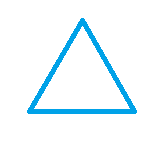
#> input picture Lab 2 (Chain Code histogram with Machine learning)/images/triangle-hollow.png, 163 x 147 px
$ jupyter execute --allow-errors lab2.ipynb   (shell and % lines are left out)
#> lines starting #> are read from the running program, lines starting #| are printed output that depends on the picture; after the words box and inside, x2 and y2 are one past the last pixel; in counts of white or black regions, pixels touching at a corner belong together; long printed decimals are rounded
#> in imread, img is the input picture: shape (147, 163, 3); mean B, G, R 253.5, 248.9, 238.4
[cell 1]
import cv2
import matplotlib.pyplot as plt

# Helper functions

- `imread`: Read an image from `img_path` and convert it to RGB
- `imshow`: Display the given `img` (`figsize` is optional figure size)
- `rgb2bin`: Convert the given RGB image `img_rgb` to binary
- `find_best_contour`: Find and return the largest contour in the image

[cell 2]
def imread(img_path):
    img = cv2.imread(img_path)
    img = cv2.cvtColor(img, cv2.COLOR_BGR2RGB)
    return img

def imshow(img, figsize=(5, 5)):
    plt.figure(figsize=figsize)
    plt.imshow(img, cmap='gray')
    plt.show()

def rgb2bin(img_rgb):
    img_gray = cv2.cvtColor(img_rgb, cv2.COLOR_RGB2GRAY)
    t, img_bin = cv2.threshold(
        img_gray, 0, 255, cv2.THRESH_OTSU|cv2.THRESH_BINARY_INV
    )
    return img_bin

def find_best_contour(img_rgb):
    img_bin = rgb2bin(img_rgb)
#> in rgb2bin, `img_gray = cv2.cvtColor(img_rgb, cv2.COLOR_RGB2GRAY)`:
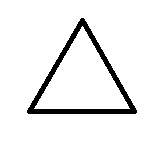
#> img_gray: shape (147, 163); values 122 (black) and 255 (white), 93.5% white; 1 black region, box (x1, y1, x2, y2) and area: (27, 18, 137, 114) 1562
#> in rgb2bin, `t, img_bin = cv2.threshold( img_gray, 0, 255, cv2.THRESH_OTSU|cv2.THRE..`: img_bin: shape (147, 163); 6.5% white; 1 white region
#> in rgb2bin, `t, img_bin = cv2.threshold( img_gray, 0, 255, cv2.THRESH_OTSU|cv2.THRE..`: t = 122
    contours, h = cv2.findContours(
        img_bin, cv2.RETR_EXTERNAL, cv2.CHAIN_APPROX_NONE
    )
#> contours = 1 contour; box (x1, y1, x2, y2) and area: (27, 18, 137, 114) 5436; h = [[-1, -1, -1, -1]]
    best_contour = max(contours, key=cv2.contourArea)
#> best_contour = contour of 299 points, box (x1, y1, x2, y2) (27, 18, 137, 114), area 5436
    return best_contour

def draw_contours(img, contours, index=-1, color=(255, 0, 0), thickness=2):
    img_copy = img.copy()
    cv2.drawContours(img_copy, contours, index, color, thickness)
    imshow(img_copy)

[cell 3]
img = imread('images/triangle-hollow.png')
imshow(img)

[cell 4]
best_contour = find_best_contour(img)
draw_contours(img, best_contour)
#> in draw_contours, `cv2.drawContours(img_copy, contours, index, color, thickness)`:
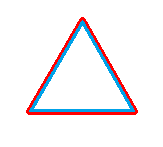
#> img_copy: shape (147, 163, 3); mean R, G, B 244.7, 241.7, 244.5

# Chain code histogram

We loop through the best contour points to generate chain code like the following image. We find the chain code by calculating the difference in x (`dx`) and difference in y (`dy`) between each point and the next point.

[cell 5]
best_contour
#> Out has the same summary as best_contour in find_best_contour

[cell 6]
best_contour.shape
#> Out = (299, 1, 2)

[cell 7]
best_contour[0][0]
#> Out = [81, 18]

[cell 8]
x1,y1=best_contour[0][0]
#> x1 = 81; y1 = 18
x1,y1
#> Out = (81, 18)

[cell 9]
x2,y2=best_contour[1][0]
#> x2 = 80; y2 = 19
x2,y2
#> Out = (80, 19)

[cell 10]
x2-x1,y2-y1
#> Out = (-1, 1)

[cell 11]
if x2-x1 == -1 and  y2-y1 == 1 :
    code = 1
    print(code)

[cell 12]
code

[cell 13]
d={
    (-1,1):1
}

[cell 14]
d[(x2-x1,y2-y1)]
#> Out = 1

We create a lookup table that maps between (`dx`, `dy`) and the chain code value according to the image above:
- Each key in the table is (`dx`, `dy`)
- The value is the chain code value

[cell 15]
lookup_table = {
    (1, 0): 0,
    (1, -1): 1,
    (0, -1): 2,
    (-1, -1): 3,
    (-1, 0): 4,
    (-1, 1): 5,
    (0, 1): 6,
    (1, 1): 7
}

We can generate a histogram of chain codes by counting how many times each value appears in the chain code. The next cell will loop through points of the best contour to print the chain code and calculate the histogram.
- First, we initialize the histogram `hist` to zeros. The histogram has 8 values that represent the number of occurrences of each chain code value (from 0 to 7)
- After that, we loop through the points of the best contour (except the last point)
- Inside the loop, we store the current point (index `i`) in `pt1` and the next point (index `i+1`) in `pt2`
- We calculate `dx` and `dy` by subtracting the x and y values between `pt2` and `pt1`
- We give (`dx`, `dy`) to the lookup table to obtain the chain code value (we can print it if we want)
- We increment the histogram at the index of the chain code value `hist[code] += 1`

Outside the loop, we normalize the histogram by dividing it by the total sum: `hist/hist.sum()`. The normalized histogram will remain the same even if the object's size increases

[cell 16]
import numpy as np

hist = np.zeros((8,))

[cell 17]
hist.shape

[cell 18]
import numpy as np

hist = np.zeros((8,))

for i in range(len(best_contour)-1):
    (x1, y1) = best_contour[i][0]
    (x2, y2) = best_contour[i+1][0]
    dx = x2 - x1
    dy = y2 - y1
    code = lookup_table[(dx, dy)]
    print(code, end='')
    hist[code] += 1
#> this loop made 298 passes
#> (x1, x2, dx, code) on passes 1 to 3: (81, 80, -1, 5), (80, 80, 0, 6), (80, 79, -1, 5)
#| 5
#| 6
#| 5
#| 5
#| 6
#| 5
#| 6
#| 5
#> (further printed lines are left out)
#> after the loop, hist = [107, 1, 41, 53, 1, 54, 40, 1]

print("\n")
print(hist/hist.sum())
#| [0.3591  0.003356  0.1376 0.1779 0.003356  0.1812
#|  0.1342 0.003356 ]

We wrap what we did so far in a function that takes an RGB image `img_rgb` and returns the normalized histogram of chain codes. We can use this histogram as a feature descriptor for the image

[cell 19]
def chain_hist(img_rgb):

    best_contour = find_best_contour(img_rgb)

    lookup_table = {
        (1, 0): 0,
        (1, -1): 1,
        (0, -1): 2,
        (-1, -1): 3,
        (-1, 0): 4,
        (-1, 1): 5,
        (0, 1): 6,
        (1, 1): 7
    }

    hist = np.zeros((8,))
    for i in range(len(best_contour)-1):
        pt1 = best_contour[i][0]
        pt2 = best_contour[i+1][0]
        dx = pt2[0] - pt1[0]
        dy = pt2[1] - pt1[1]
        code = lookup_table[(dx, dy)]
        hist[code] += 1

    return hist/hist.sum()

[cell 20]
print(chain_hist(img))
#> the loop in chain_hist, `for i in range(len(best_contour)-1):` made 298 passes
#> (pt1, pt2, dx, code) on passes 1 to 3: ([81, 18], [80, 19], -1, 5), ([80, 19], [80, 20], 0, 6), ([80, 20], [79, 21], -1, 5)
#| [0.3591  0.003356  0.1376 0.1779 0.003356  0.1812
#|  0.1342 0.003356 ]

# Using Support Vector Machine for shape classification
We use the normalized histograms of chain codes as features to train a Support Vector machine (SVM) classifier to classify the images of shapes (circle, square, star, rectangle)

We use the Four shapes dataset from kaggle [dataset link](https://www.kaggle.com/datasets/smeschke/four-shapes)

The next function takes the path to the data folder (`data_path`) and returns a DataFrame with two columns: image path, and output

## Creating a DataFrame for our dataset

[cell 21]
import os
import pandas as pd

def create_df(data_path):

    # the class_dict is a mapping between class name and value
    class_dict = {
        'circle': 0,
        'square': 1,
        'star': 2,
        'triangle': 3
    }

    # we store image paths and outputs here
    df = []

    # for each class
    for class_name, class_value in class_dict.items():
        class_folder = os.path.join(data_path, class_name)
        # for each image in class folder
        for f in os.listdir(class_folder):
            f_path = os.path.join(class_folder, f)
            # if this is a "png" file, add its path and output
            if f_path.lower().endswith('.png'):
                df.append([f_path, class_value])

    # create a dataframe of image paths and outputs
    df = pd.DataFrame(df, columns=['path', 'output'])

    return df

We use the previous function to read the data from the `shapes_dataset/` folder

#> (a cell that did not finish here is left out)

data

## Extracting features

We loop through image paths to read each image and extract features from it using our `chain_hist` function. We store all images' features in an array `X` and return it

[cell 23]
from tqdm import tqdm

def extract_features(img_paths):
    n = len(img_paths)
    X = np.zeros((n, 8))
    for i in tqdm(range(n)):
        f_path = img_paths[i]
        img = imread(f_path)
        features = chain_hist(img)
        X[i] = features
    return X

#> (a cell that did not finish here is left out)

We store outputs in `y`

#> (a cell that did not finish here is left out)

## Splitting dataset

We split the data to train and test sets

[cell 26]
from sklearn.model_selection import train_test_split

#> (the rest of this cell did not finish here and is left out)

## Training

We train our Support vector machine

[cell 27]
from sklearn.svm import SVC

[cell 28]
model = SVC()
#> (the rest of this cell did not finish here and is left out)

## Calculating accuracy

We print the accuracy of train and test

[cell 29]
from sklearn.metrics import accuracy_score

#> (the rest of this cell did not finish here and is left out)

## Testing with images outside the dataset

We test the model with images outside the dataset

[cell 30]
def test_model(model, img_path):
    classes = ['circle', 'square', 'star', 'triangle']
    img = imread(img_path)
    x = chain_hist(img)
    c = model.predict([x])[0]
    print(img_path, '->', classes[c])

#> (a cell that did not finish here is left out)

test_model(model, 'images/star.png')
test_model(model, 'images/circle.png')
test_model(model, 'images/triangle.png')
test_model(model, 'images/square-hollow.png')
test_model(model, 'images/star-hollow.png')
test_model(model, 'images/circle-hollow.png')
test_model(model, 'images/triangle-hollow.png')

We can see the model is correct for all images except the circle.

This problem can be solved by using a better dataset for training (The contour of the circles in the dataset are not smooth like the circles outside the dataset).

Or we can use a better feature descriptor for the images instead of the histogram of chain codes.

# Object detection example

#> (a cell that did not finish here is left out)

$ run again, with Lab 2 (Chain Code histogram with Machine learning)/images/shapes.png copied over Lab 2 (Chain Code histogram with Machine learning)/images/triangle-hollow.png
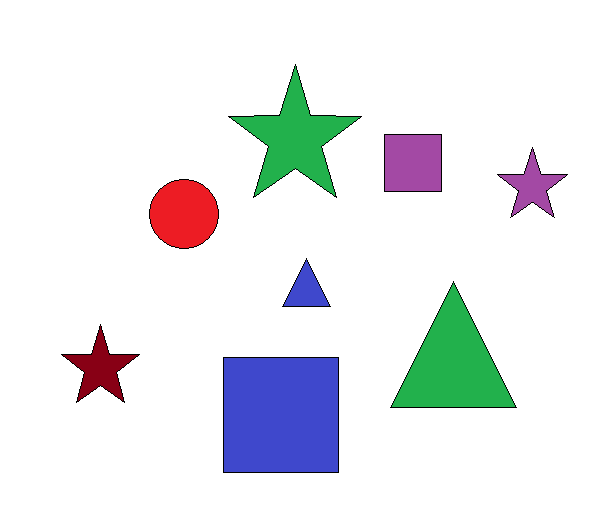
#> input picture Lab 2 (Chain Code histogram with Machine learning)/images/shapes.png, 613 x 509 px
#> in imread, img is the input picture: shape (509, 613, 3); mean B, G, R 237.7, 234.5, 232.6
#> in rgb2bin, `t, img_bin = cv2.threshold( img_gray, 0, 255, cv2.THRESH_OTSU|cv2.THRE..`:
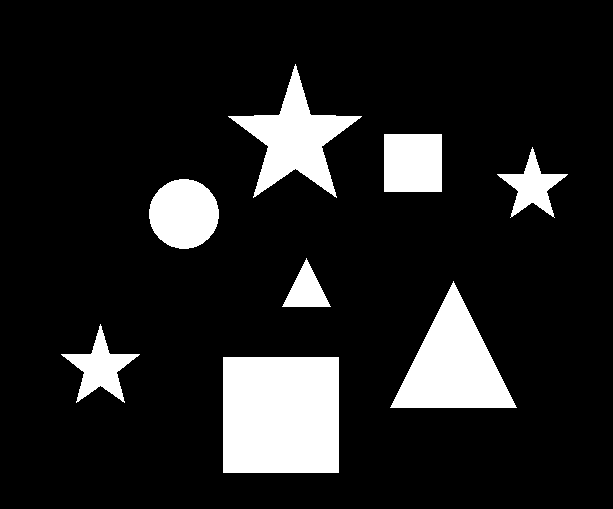
#> img_bin: shape (509, 613); 12.8% white; 8 white regions
#> t = 123
#> contours = 8 contours; box (x1, y1, x2, y2) and area: (223, 357, 339, 473) 13225, (390, 281, 517, 408) 7875, (228, 64, 362, 198) 5928, (149, 179, 219, 249) 3723, (384, 134, 442, 192) 3249, (61, 324, 140, 403) 2050, (497, 147, 568, 218) 1656, (282, 258, 331, 307) 1128; h = [[1, -1, -1, -1], [2, 0, -1, -1], [3, 1, -1, -1], [4, 2, -1, -1], [5, 3, -1, -1], [6, 4, -1, -1], [7, 5, -1, -1], [-1, 6, -1, -1]]
#> in find_best_contour, `best_contour = max(contours, key=cv2.contourArea)`: best_contour = contour of 460 points, box (x1, y1, x2, y2) (223, 357, 339, 473), area 13225
#> in draw_contours, `cv2.drawContours(img_copy, contours, index, color, thickness)`:
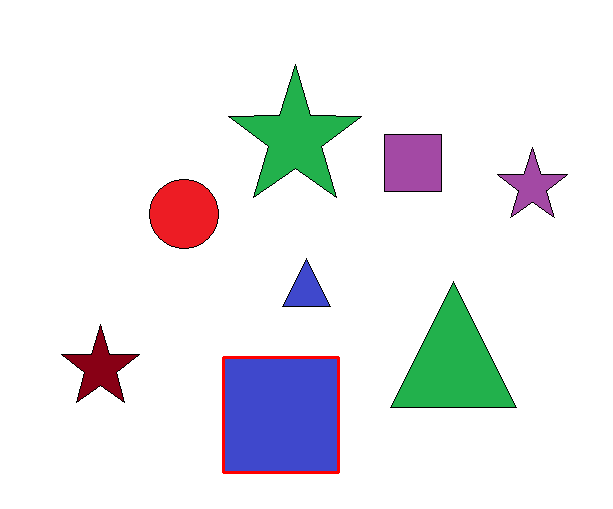
#> img_copy: shape (509, 613, 3); mean R, G, B 233.3, 234, 237.1
#> `best_contour`: Out has the same summary as best_contour in find_best_contour
#> `best_contour[0][0]`: Out = [223, 357]
#> `x1,y1=best_contour[0][0]`: x1 = 223; y1 = 357
#> `x1,y1`: Out = (223, 357)
#> `x2,y2=best_contour[1][0]`: x2 = 223; y2 = 358
#> `x2,y2`: Out = (223, 358)
#> `x2-x1,y2-y1`: Out = (0, 1)
#> the loop `for i in range(len(best_contour)-1):` made 459 passes
#| 6
#| 6
#| 6
#| 6
#| 6
#> (further printed lines are left out)
#> after the loop `for i in range(len(best_contour)-1):`: hist = [115, 0, 115, 0, 114, 0, 115, 0]
#| [0.2505 0.         0.2505 0.         0.2484 0.
#|  0.2505 0.        ]
#> the loop in chain_hist, `for i in range(len(best_contour)-1):` made 459 passes
#> (pt1, pt2) on passes 1 to 3: ([223, 357], [223, 358]), ([223, 358], [223, 359]), ([223, 359], [223, 360])
#| [0.2505 0.         0.2505 0.         0.2484 0.
#|  0.2505 0.        ]
